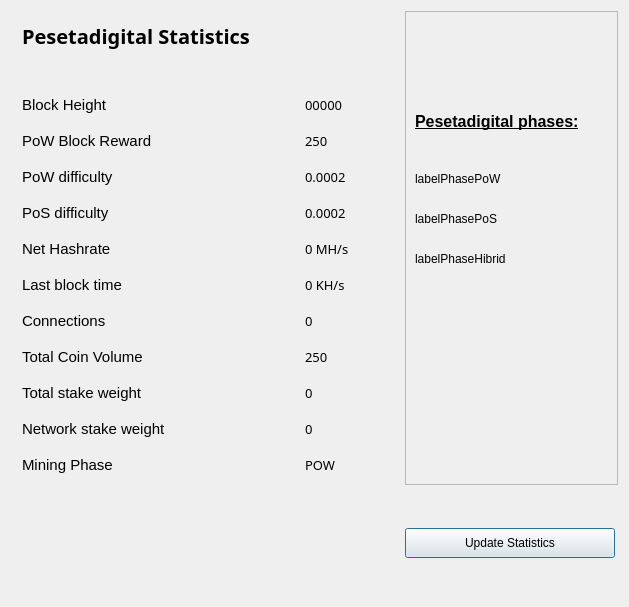
<?xml version="1.0" encoding="UTF-8"?>
<ui version="4.0">
 <class>StatisticsPage</class>
 <widget class="QWidget" name="StatisticsPage">
  <property name="windowModality">
   <enum>Qt::NonModal</enum>
  </property>
  <property name="geometry">
   <rect>
    <x>0</x>
    <y>0</y>
    <width>629</width>
    <height>607</height>
   </rect>
  </property>
  <property name="windowTitle">
   <string>Digging</string>
  </property>
  <property name="styleSheet">
   <string notr="true">font: 75 12pt &quot;Century Gothic&quot;;</string>
  </property>
  <layout class="QGridLayout" name="gridLayout">
   <property name="sizeConstraint">
    <enum>QLayout::SetMaximumSize</enum>
   </property>
   <item row="1" column="0">
    <spacer name="verticalSpacer">
     <property name="orientation">
      <enum>Qt::Vertical</enum>
     </property>
     <property name="sizeHint" stdset="0">
      <size>
       <width>20</width>
       <height>40</height>
      </size>
     </property>
    </spacer>
   </item>
   <item row="0" column="1">
    <widget class="QFrame" name="frame">
     <property name="minimumSize">
      <size>
       <width>213</width>
       <height>0</height>
      </size>
     </property>
     <property name="frameShape">
      <enum>QFrame::StyledPanel</enum>
     </property>
     <property name="frameShadow">
      <enum>QFrame::Raised</enum>
     </property>
     <widget class="QLabel" name="label">
      <property name="geometry">
       <rect>
        <x>10</x>
        <y>70</y>
        <width>191</width>
        <height>81</height>
       </rect>
      </property>
      <property name="styleSheet">
       <string notr="true">font: 75 10pt &quot;Century Gothic&quot;;</string>
      </property>
      <property name="text">
       <string>&lt;html&gt;&lt;head/&gt;&lt;body&gt;&lt;p&gt;&lt;span style=&quot; font-size:12pt; font-weight:600; text-decoration: underline;&quot;&gt;Pesetadigital phases:&lt;/span&gt;&lt;/p&gt;&lt;/body&gt;&lt;/html&gt;</string>
      </property>
     </widget>
     <widget class="QLabel" name="labelPhasePoW">
      <property name="geometry">
       <rect>
        <x>10</x>
        <y>160</y>
        <width>191</width>
        <height>16</height>
       </rect>
      </property>
      <property name="styleSheet">
       <string notr="true">font: 75 7pt &quot;Century Gothic&quot;;</string>
      </property>
      <property name="text">
       <string>labelPhasePoW</string>
      </property>
     </widget>
     <widget class="QLabel" name="labelPhasePoS">
      <property name="geometry">
       <rect>
        <x>10</x>
        <y>200</y>
        <width>191</width>
        <height>16</height>
       </rect>
      </property>
      <property name="styleSheet">
       <string notr="true">font: 75 7pt &quot;Century Gothic&quot;;</string>
      </property>
      <property name="text">
       <string>labelPhasePoS</string>
      </property>
     </widget>
     <widget class="QLabel" name="labelPhaseHibrid">
      <property name="geometry">
       <rect>
        <x>10</x>
        <y>240</y>
        <width>191</width>
        <height>16</height>
       </rect>
      </property>
      <property name="styleSheet">
       <string notr="true">font: 75 7pt &quot;Century Gothic&quot;;</string>
      </property>
      <property name="text">
       <string>labelPhaseHibrid</string>
      </property>
     </widget>
    </widget>
   </item>
   <item row="0" column="0">
    <widget class="QFrame" name="gridFrame_2">
     <layout class="QGridLayout" name="gridLayout_4">
      <item row="1" column="0">
       <layout class="QHBoxLayout" name="horizontalLayout_4">
        <property name="spacing">
         <number>7</number>
        </property>
        <item>
         <widget class="QLabel" name="label_5">
          <property name="font">
           <font>
            <family>Century Gothic</family>
            <pointsize>12</pointsize>
            <weight>9</weight>
            <italic>false</italic>
            <bold>false</bold>
           </font>
          </property>
          <property name="styleSheet">
           <string notr="true">font: 75 12pt &quot;Century Gothic&quot;;</string>
          </property>
          <property name="text">
           <string>&lt;html&gt;&lt;head/&gt;&lt;body&gt;&lt;p&gt;&lt;span style=&quot; font-size:20px; font-weight:600; color:#000000;&quot;&gt;Pesetadigital Statistics&lt;/span&gt;&lt;/p&gt;&lt;/body&gt;&lt;/html&gt;</string>
          </property>
         </widget>
        </item>
        <item>
         <spacer name="horizontalSpacer_2">
          <property name="orientation">
           <enum>Qt::Horizontal</enum>
          </property>
          <property name="sizeHint" stdset="0">
           <size>
            <width>40</width>
            <height>20</height>
           </size>
          </property>
         </spacer>
        </item>
       </layout>
      </item>
      <item row="2" column="0">
       <spacer name="verticalSpacer_2">
        <property name="orientation">
         <enum>Qt::Vertical</enum>
        </property>
        <property name="sizeHint" stdset="0">
         <size>
          <width>20</width>
          <height>40</height>
         </size>
        </property>
       </spacer>
      </item>
      <item row="3" column="0">
       <layout class="QFormLayout" name="formLayout_2">
        <property name="fieldGrowthPolicy">
         <enum>QFormLayout::FieldsStayAtSizeHint</enum>
        </property>
        <property name="horizontalSpacing">
         <number>139</number>
        </property>
        <property name="verticalSpacing">
         <number>18</number>
        </property>
        <property name="rightMargin">
         <number>0</number>
        </property>
        <item row="1" column="0">
         <widget class="QLabel" name="label_14">
          <property name="styleSheet">
           <string notr="true">font: 75 10pt &quot;Century Gothic&quot;;</string>
          </property>
          <property name="text">
           <string>&lt;html&gt;&lt;head/&gt;&lt;body&gt;&lt;p&gt;&lt;span style=&quot; font-size:11pt;&quot;&gt;Block Height&lt;/span&gt;&lt;/p&gt;&lt;/body&gt;&lt;/html&gt;</string>
          </property>
         </widget>
        </item>
        <item row="1" column="1">
         <widget class="QLabel" name="heightBox">
          <property name="font">
           <font>
            <family>Century Gothic</family>
            <pointsize>10</pointsize>
            <weight>9</weight>
            <italic>false</italic>
            <bold>false</bold>
           </font>
          </property>
          <property name="styleSheet">
           <string notr="true">font: 75 10pt &quot;Century Gothic&quot;;</string>
          </property>
          <property name="text">
           <string>00000</string>
          </property>
          <property name="textInteractionFlags">
           <set>Qt::LinksAccessibleByMouse|Qt::TextSelectableByMouse</set>
          </property>
         </widget>
        </item>
        <item row="2" column="0">
         <widget class="QLabel" name="label_12">
          <property name="styleSheet">
           <string notr="true">font: 75 10pt &quot;Century Gothic&quot;;</string>
          </property>
          <property name="text">
           <string>&lt;html&gt;&lt;head/&gt;&lt;body&gt;&lt;p&gt;&lt;span style=&quot; font-size:11pt;&quot;&gt;PoW Block Reward&lt;/span&gt;&lt;/p&gt;&lt;/body&gt;&lt;/html&gt;</string>
          </property>
         </widget>
        </item>
        <item row="2" column="1">
         <widget class="QLabel" name="rewardBox">
          <property name="font">
           <font>
            <family>Century Gothic</family>
            <pointsize>10</pointsize>
            <weight>9</weight>
            <italic>false</italic>
            <bold>false</bold>
           </font>
          </property>
          <property name="styleSheet">
           <string notr="true">font: 75 10pt &quot;Century Gothic&quot;;</string>
          </property>
          <property name="text">
           <string>250</string>
          </property>
         </widget>
        </item>
        <item row="3" column="0">
         <widget class="QLabel" name="label_13">
          <property name="styleSheet">
           <string notr="true">font: 75 10pt &quot;Century Gothic&quot;;</string>
          </property>
          <property name="text">
           <string>&lt;html&gt;&lt;head/&gt;&lt;body&gt;&lt;p&gt;&lt;span style=&quot; font-size:11pt;&quot;&gt;PoW difficulty&lt;/span&gt;&lt;/p&gt;&lt;/body&gt;&lt;/html&gt;</string>
          </property>
         </widget>
        </item>
        <item row="3" column="1">
         <widget class="QLabel" name="diffBox">
          <property name="font">
           <font>
            <family>Century Gothic</family>
            <pointsize>10</pointsize>
            <weight>9</weight>
            <italic>false</italic>
            <bold>false</bold>
           </font>
          </property>
          <property name="styleSheet">
           <string notr="true">font: 75 10pt &quot;Century Gothic&quot;;</string>
          </property>
          <property name="text">
           <string>0.0002</string>
          </property>
         </widget>
        </item>
        <item row="4" column="0">
         <widget class="QLabel" name="label_9">
          <property name="styleSheet">
           <string notr="true">font: 75 10pt &quot;Century Gothic&quot;;</string>
          </property>
          <property name="text">
           <string>&lt;html&gt;&lt;head/&gt;&lt;body&gt;&lt;p&gt;&lt;span style=&quot; font-size:11pt;&quot;&gt;PoS difficulty&lt;/span&gt;&lt;/p&gt;&lt;/body&gt;&lt;/html&gt;</string>
          </property>
         </widget>
        </item>
        <item row="4" column="1">
         <widget class="QLabel" name="diffBox2">
          <property name="font">
           <font>
            <family>Century Gothic</family>
            <pointsize>10</pointsize>
            <weight>9</weight>
            <italic>false</italic>
            <bold>false</bold>
           </font>
          </property>
          <property name="styleSheet">
           <string notr="true">font: 75 10pt &quot;Century Gothic&quot;;</string>
          </property>
          <property name="text">
           <string>0.0002</string>
          </property>
         </widget>
        </item>
        <item row="5" column="1">
         <widget class="QLabel" name="pawrateBox">
          <property name="font">
           <font>
            <family>Century Gothic</family>
            <pointsize>10</pointsize>
            <weight>9</weight>
            <italic>false</italic>
            <bold>false</bold>
           </font>
          </property>
          <property name="styleSheet">
           <string notr="true">font: 75 10pt &quot;Century Gothic&quot;;</string>
          </property>
          <property name="text">
           <string>0 MH/s</string>
          </property>
         </widget>
        </item>
        <item row="6" column="0">
         <widget class="QLabel" name="label3_2">
          <property name="sizePolicy">
           <sizepolicy hsizetype="Preferred" vsizetype="Maximum">
            <horstretch>0</horstretch>
            <verstretch>0</verstretch>
           </sizepolicy>
          </property>
          <property name="styleSheet">
           <string notr="true">font: 75 10pt &quot;Century Gothic&quot;;</string>
          </property>
          <property name="text">
           <string>&lt;html&gt;&lt;head/&gt;&lt;body&gt;&lt;p&gt;&lt;span style=&quot; font-size:11pt;&quot;&gt;Last block time&lt;/span&gt;&lt;/p&gt;&lt;/body&gt;&lt;/html&gt;</string>
          </property>
         </widget>
        </item>
        <item row="6" column="1">
         <widget class="QLabel" name="localBox">
          <property name="font">
           <font>
            <family>Century Gothic</family>
            <pointsize>10</pointsize>
            <weight>9</weight>
            <italic>false</italic>
            <bold>false</bold>
           </font>
          </property>
          <property name="styleSheet">
           <string notr="true">font: 75 10pt &quot;Century Gothic&quot;;</string>
          </property>
          <property name="text">
           <string>0 KH/s</string>
          </property>
         </widget>
        </item>
        <item row="7" column="0">
         <widget class="QLabel" name="label1_2">
          <property name="styleSheet">
           <string notr="true">font: 75 10pt &quot;Century Gothic&quot;;</string>
          </property>
          <property name="text">
           <string>&lt;html&gt;&lt;head/&gt;&lt;body&gt;&lt;p&gt;&lt;span style=&quot; font-size:11pt;&quot;&gt;Connections&lt;/span&gt;&lt;/p&gt;&lt;/body&gt;&lt;/html&gt;</string>
          </property>
         </widget>
        </item>
        <item row="7" column="1">
         <widget class="QLabel" name="connectionBox">
          <property name="font">
           <font>
            <family>Century Gothic</family>
            <pointsize>10</pointsize>
            <weight>9</weight>
            <italic>false</italic>
            <bold>false</bold>
           </font>
          </property>
          <property name="styleSheet">
           <string notr="true">font: 75 10pt &quot;Century Gothic&quot;;</string>
          </property>
          <property name="text">
           <string>0</string>
          </property>
         </widget>
        </item>
        <item row="8" column="0">
         <widget class="QLabel" name="label_8">
          <property name="styleSheet">
           <string notr="true">font: 75 10pt &quot;Century Gothic&quot;;</string>
          </property>
          <property name="text">
           <string>&lt;html&gt;&lt;head/&gt;&lt;body&gt;&lt;p&gt;&lt;span style=&quot; font-size:11pt;&quot;&gt;Total Coin Volume&lt;/span&gt;&lt;/p&gt;&lt;/body&gt;&lt;/html&gt;</string>
          </property>
         </widget>
        </item>
        <item row="8" column="1">
         <widget class="QLabel" name="volumeBox">
          <property name="font">
           <font>
            <family>Century Gothic</family>
            <pointsize>10</pointsize>
            <weight>9</weight>
            <italic>false</italic>
            <bold>false</bold>
           </font>
          </property>
          <property name="styleSheet">
           <string notr="true">font: 75 10pt &quot;Century Gothic&quot;;</string>
          </property>
          <property name="text">
           <string>250</string>
          </property>
         </widget>
        </item>
        <item row="9" column="0">
         <widget class="QLabel" name="label_10">
          <property name="styleSheet">
           <string notr="true">font: 75 10pt &quot;Century Gothic&quot;;</string>
          </property>
          <property name="text">
           <string>&lt;html&gt;&lt;head/&gt;&lt;body&gt;&lt;p&gt;&lt;span style=&quot; font-size:11pt;&quot;&gt;Total stake weight&lt;/span&gt;&lt;/p&gt;&lt;/body&gt;&lt;/html&gt;</string>
          </property>
         </widget>
        </item>
        <item row="9" column="1">
         <widget class="QLabel" name="minBox">
          <property name="font">
           <font>
            <family>Century Gothic</family>
            <pointsize>10</pointsize>
            <weight>9</weight>
            <italic>false</italic>
            <bold>false</bold>
           </font>
          </property>
          <property name="styleSheet">
           <string notr="true">font: 75 10pt &quot;Century Gothic&quot;;</string>
          </property>
          <property name="text">
           <string>0</string>
          </property>
         </widget>
        </item>
        <item row="10" column="0">
         <widget class="QLabel" name="label_11">
          <property name="styleSheet">
           <string notr="true">font: 75 10pt &quot;Century Gothic&quot;;</string>
          </property>
          <property name="text">
           <string>&lt;html&gt;&lt;head/&gt;&lt;body&gt;&lt;p&gt;&lt;span style=&quot; font-size:11pt;&quot;&gt;Network stake weight&lt;/span&gt;&lt;/p&gt;&lt;/body&gt;&lt;/html&gt;</string>
          </property>
         </widget>
        </item>
        <item row="10" column="1">
         <widget class="QLabel" name="maxBox">
          <property name="font">
           <font>
            <family>Century Gothic</family>
            <pointsize>10</pointsize>
            <weight>9</weight>
            <italic>false</italic>
            <bold>false</bold>
           </font>
          </property>
          <property name="styleSheet">
           <string notr="true">font: 75 10pt &quot;Century Gothic&quot;;</string>
          </property>
          <property name="text">
           <string>0</string>
          </property>
         </widget>
        </item>
        <item row="11" column="0">
         <widget class="QLabel" name="label_15">
          <property name="styleSheet">
           <string notr="true">font: 75 10pt &quot;Century Gothic&quot;;</string>
          </property>
          <property name="text">
           <string>&lt;html&gt;&lt;head/&gt;&lt;body&gt;&lt;p&gt;&lt;span style=&quot; font-size:11pt;&quot;&gt;Mining Phase&lt;/span&gt;&lt;/p&gt;&lt;/body&gt;&lt;/html&gt;</string>
          </property>
         </widget>
        </item>
        <item row="11" column="1">
         <widget class="QLabel" name="cBox">
          <property name="font">
           <font>
            <family>Century Gothic</family>
            <pointsize>10</pointsize>
            <weight>9</weight>
            <italic>false</italic>
            <bold>false</bold>
           </font>
          </property>
          <property name="styleSheet">
           <string notr="true">font: 75 10pt &quot;Century Gothic&quot;;</string>
          </property>
          <property name="text">
           <string>POW</string>
          </property>
         </widget>
        </item>
        <item row="5" column="0">
         <widget class="QLabel" name="label_16">
          <property name="styleSheet">
           <string notr="true">font: 75 10pt &quot;Century Gothic&quot;;</string>
          </property>
          <property name="text">
           <string>&lt;html&gt;&lt;head/&gt;&lt;body&gt;&lt;p&gt;&lt;span style=&quot; font-size:11pt;&quot;&gt;Net Hashrate&lt;/span&gt;&lt;/p&gt;&lt;/body&gt;&lt;/html&gt;</string>
          </property>
         </widget>
        </item>
       </layout>
      </item>
     </layout>
    </widget>
   </item>
   <item row="1" column="1">
    <widget class="QPushButton" name="startButton">
     <property name="sizePolicy">
      <sizepolicy hsizetype="Fixed" vsizetype="Fixed">
       <horstretch>0</horstretch>
       <verstretch>0</verstretch>
      </sizepolicy>
     </property>
     <property name="minimumSize">
      <size>
       <width>210</width>
       <height>30</height>
      </size>
     </property>
     <property name="styleSheet">
      <string notr="true">font: 75 9pt &quot;Century Gothic&quot;;</string>
     </property>
     <property name="text">
      <string>Update Statistics</string>
     </property>
     <property name="default">
      <bool>true</bool>
     </property>
    </widget>
   </item>
  </layout>
 </widget>
 <layoutdefault spacing="6" margin="11"/>
 <resources/>
 <connections/>
</ui>
